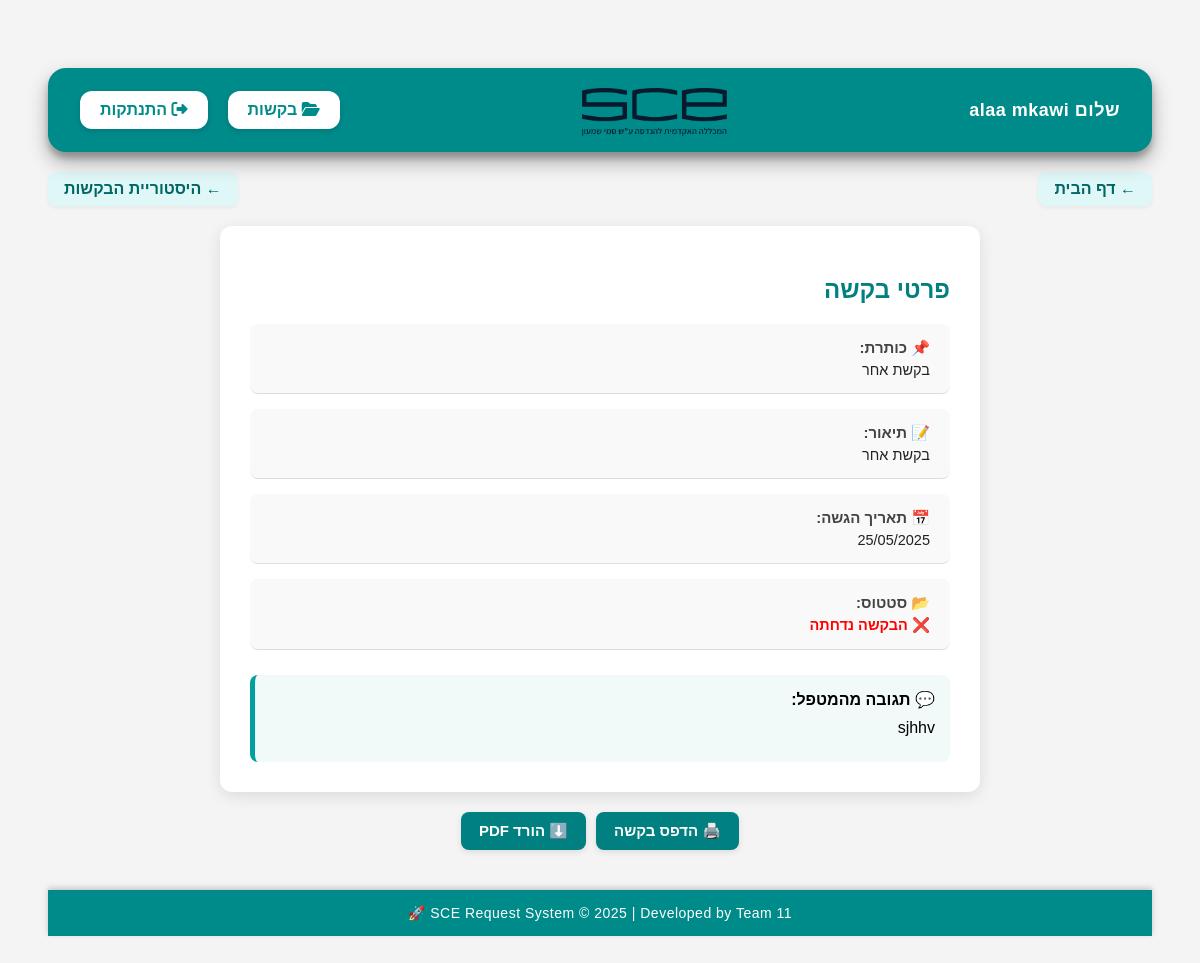
Screenshot of /student/request-details/8/ (signed in) with the database file from the repository.
### app/models.py (models this page shows, shortened)
class User(AbstractUser):
    ROLE_CHOICES = [
        ('student', 'Student'),
        ('secretary', 'Secretary'),
        ('academic', 'Academic Staff'),
    ]
    role = models.CharField(max_length=20, choices=ROLE_CHOICES)
    id_number = models.CharField(max_length=9, unique=True)  # ת"ז מוסדית (מוזנת בהרשמה)
    phone = models.CharField(max_length=10, unique=True)
    department = models.CharField(max_length=100)
    date_start = models.DateField(null=True, blank=True)
    username = models.CharField(max_length=50, unique=True)

class Request(models.Model):
    STATUS_CHOICES = [
        ('pending', 'Pending'),
        ('in_progress', 'In Progress'),
        ('accepted', 'Accepted'),
        ('rejected', 'Rejected'),
    ]
    REQUEST_TYPES = [
        ('other', 'אחר'),
        ('cancel_hw_percent', 'ביטול % אחוז עבודות בית בציון הסופי'),
        ('special_exam', 'בקשה למועד מיוחד'),
        ('iron_swords', 'בקשה למטלה חלופית - חרבות ברזל'),
        ('prerequisite_exemption', 'בקשה לפטור מדרישות קדם'),
        ('course_exemption', 'בקשה לפטור מקורס'),
        ('delay_submission', 'דחיית הגשת עבודה'),
        ('increase_credits', 'הגדלת נ"ז מעבר למותר'),
        ('military_docs', 'הגשת אישורי מילואים'),
        ('course_unblock', 'שחרור חסימת קורס'),
        ('registration_exemption', 'שחרור מחובת הרשמה'),
        ('include_hw_grade', 'שקלול עבודות בית בציון הסופי'),
    ]
    title = models.CharField(max_length=255)
    description = models.TextField()
    attachment = models.FileField(upload_to='attachments/', null=True, blank=True)
    status = models.CharField(max_length=20, choices=STATUS_CHOICES, default='pending')
    request_type = models.CharField(max_length=50, choices=REQUEST_TYPES, default='other')
    student = models.ForeignKey(Student, on_delete=models.CASCADE)
    assigned_to = models.ForeignKey(User, on_delete=models.CASCADE, limit_choices_to={'role__in': ['academic', 'secretary']})
    submitted_at = models.DateTimeField(auto_now_add=True)
    updated_at = models.DateTimeField(auto_now=True)
    explanation = models.TextField(blank=True)

### app/views.py (the view)
# urls.py: path('student/request-details/<int:request_id>/', views.view_previous_request_details, name='view_previous_request_details'),
@login_required
def view_previous_request_details(request, request_id):
    student = get_object_or_404(Student, user=request.user)
    req = get_object_or_404(Request, id=request_id, student=student)
    if req.status not in ['accepted', 'rejected']:
        raise Http404("Access denied. You can only view completed requests.")
    return render(request, 'view_previous_request_details.html', {
        'req': req
    })

### app/templates/view_previous_request_details.html (shortened to what this page needs)
{% include 'partials/navbar.html' %}
<!DOCTYPE html>
<html lang="he" dir="rtl">
<head>
</head>
<body>
        <div style="display: flex; justify-content: space-between; margin-bottom: 20px;">
            <a href="{% url 'student_dashboard' %}" class="back-button">← דף הבית</a>
            <a href="{% url 'student_request_history' %}" class="back-button">← היסטוריית הבקשות</a>
        </div>
      <div class="box" id="print-area">
        <h2>פרטי בקשה</h2>
        <div class="field-box">
            <div class="label">📌 כותרת:</div>
            <div class="value">{{ req.title }}</div>
        </div>
        <div class="field-box">
            <div class="label">📝 תיאור:</div>
            <div class="value">{{ req.description }}</div>
        </div>
        <div class="field-box">
            <div class="label">📅 תאריך הגשה:</div>
            <div class="value">{{ req.submitted_at|date:"d/m/Y" }}</div>
        </div>
        <div class="field-box">
            <div class="label">📂 סטטוס:</div>
            <div class="value">
                {% if req.status == 'accepted' %}
                    ✅ <span class="status-accepted">הבקשה התקבלה</span>
                {% elif req.status == 'rejected' %}
                    ❌ <span class="status-rejected">הבקשה נדחתה</span>
                {% else %}
                    ⏳ בטיפול
                {% endif %}
            </div>
        </div>
        {% if req.explanation %}
        <div class="response">
            <strong>💬 תגובה מהמטפל:</strong>
            <p>{{ req.explanation }}</p>
        </div>
        {% endif %}
    </div>
    <div style="margin-top: 20px; display: flex; justify-content: center; gap: 10px;">
        <button onclick="printPDF()" class="print-button">🖨️ הדפס בקשה</button>
        <button onclick="downloadPDF()" class="print-button">⬇️ הורד PDF</button>
    </div>
    {% include 'partials/footer.html' %}
</body>
</html>

### app/templates/partials/navbar.html (shortened to what this page needs)
{% load static %}
<link rel="stylesheet" href="https://cdnjs.cloudflare.com/ajax/libs/font-awesome/6.5.0/css/all.min.css">
<div class="navbar" dir ="rtl">
    <div class="username">
       <span>  שלום {{ request.user.first_name }} {{ request.user.last_name }}</span>
    </div>
    <div class="logo">
    <img src="{% static 'images/sce-logo.png' %}" alt="SCE Logo">
    </div>
    <div class="buttons">
        {% if request.user.role == 'academic' %}
    <a href="{% url 'academic_request_history' %}">
        <button><i class="fas fa-folder-open"></i> בקשות</button>
    </a>
    {% elif request.user.role == 'secretary' %}
    <a href="{% url 'secretary_request_history' %}">
        <button ><i class="fas fa-folder-open"></i>  בקשות</button>
    </a>
    {% elif request.user.role == 'student' %}
  <a href="{% url 'student_request_history' %}">
    <button><i class="fas fa-folder-open"></i>  בקשות</button>
</a>
        {% endif %}
     <button onclick="openLogoutModal()">
    <i class="fas fa-sign-out-alt"></i> התנתקות
</button>
    </div>
</div>

### app/templates/partials/navbar.html (style rules this page uses)
.navbar { width: 100%; margin: 20px auto; background-color: #008B8B; color: white; padding: 16px 32px; display: flex; justify-content: space-between; align-items: center; box-sizing: border-box; position: sticky; top: 20px; z-index: 999; border-radius: 18px; box-shadow: 0 10px 20px rgba(0, 0, 0, 0.3), 0 6px 6px rgba(0, 0, 0, 0.22); transition: all 0.3s ease-in-out; }
.navbar .username { font-weight: 600; font-size: 18px; letter-spacing: 0.5px; }
.navbar .logo img { height: 48px; margin-top: 4px; }
.navbar .buttons { display: flex; gap: 20px; }
.navbar button { background-color: white; color: #008B8B; border: none; padding: 10px 20px; font-size: 16px; border-radius: 12px; cursor: pointer; font-weight: 600; box-shadow: 0 2px 6px rgba(0, 0, 0, 0.15); transition: all 0.2s ease-in-out; }

### app/templates/view_previous_request_details.html (style rules this page uses)
body { font-family: Arial, sans-serif; padding: 40px; background-color: #f4f4f4; direction: rtl; text-align: right; }
.box { background-color: #ffffff; border-radius: 12px; padding: 30px; box-shadow: 0 4px 15px rgba(0, 0, 0, 0.1); max-width: 700px; margin: auto; }
h2 { color: #008080; margin-bottom: 20px; }
p { margin: 10px 0; }
.label { font-weight: bold; color: #333; }
.response { margin-top: 25px; background-color: #f1f9f9; padding: 15px; border-left: 5px solid #00a0a0; border-radius: 8px; }
.field-box { background-color: #f9f9f9; padding: 15px 20px; border-radius: 8px; margin-bottom: 15px; border-bottom: 1px solid #ddd; }
.label { font-weight: bold; color: #444; margin-bottom: 5px; font-size: 15px; }
.value { font-size: 14.5px; color: #222; }
.back-button { display: inline-flex; align-items: center; padding: 8px 16px; background-color: #e0f7f7; color: #006666; border-radius: 8px; text-decoration: none; font-weight: bold; transition: all 0.3s ease; box-shadow: 0 2px 4px rgba(0, 0, 0, 0.05); }
.print-button { padding: 10px 18px; background-color: #008080; color: white; border: none; border-radius: 8px; font-size: 15px; cursor: pointer; transition: 0.3s ease; font-weight: bold; box-shadow: 0 2px 6px rgba(0,0,0,0.1); }
.status-rejected { color: red; font-weight: bold; }

### rows the page displays
User: user.first_name "alaa", user.last_name "mkawi"
Request: title "בקשת אחר", description "בקשת אחר", submitted_at "25/05/2025", explanation "sjhhv"
